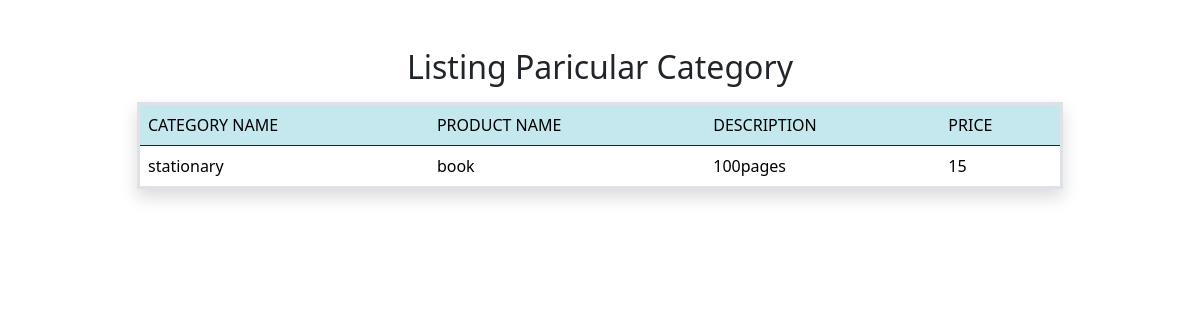
The page /category/5 on the database its author committed.
### productapp/models.py (models this page shows, shortened)
class Product(models.Model):
    product_name=models.CharField(max_length=100)
    category_name=models.ForeignKey(Category,on_delete=models.CASCADE)
    description=models.CharField(max_length=200)
    price=models.PositiveIntegerField()

class Category(models.Model):
    category_name=models.CharField(max_length=100)
    def __str__(self):
        return self.category_name

### productapp/views.py (the view)
# urls.py: path('category/<int:pk>',CategoryDetailView.as_view(),name="category-detail"),
class CategoryDetailView(DetailView):
    template_name="category_detail.html"
    context_object_name="category"
    model=Category

### productapp/templates/category_detail.html (shortened to what this page needs)
<!DOCTYPE html>
<html lang="en">
<head>
    <link href="https://cdn.jsdelivr.net/npm/bootstrap@5.3.2/dist/css/bootstrap.min.css" rel="stylesheet">
</head>
<body>
<div class="container">
    <div class="row mt-5 ">
        <h2 class="text-center mb-3">Listing Paricular Category </h2>
        <div class="col-1"></div>
        <div class="col-10 ">
            <table class="table table-striped table-hover  border border-3 border shadow">
                <tr class="table table-info border border-dark">
                    <td>CATEGORY NAME</td>
                    <td>PRODUCT NAME</td>
                    <td>DESCRIPTION</td>
                    <td>PRICE</td>
                    </tr>
                    {%for c in category.product_set.all%}
                    <tr>
                      <td>{{c.category_name}}</td>
                      <td>{{c.product_name}}</td>
                      <td>{{c.description}}</td>
                      <td>{{c.price}}</td>
                    </tr>
                    {%endfor%}
                    </table>
                    </div>
                    </div>
                    </div>
                    </body>
                    </html>

### rows shown on the page
Product: category_name "stationary", product_name "book", description "100pages", price "15"
